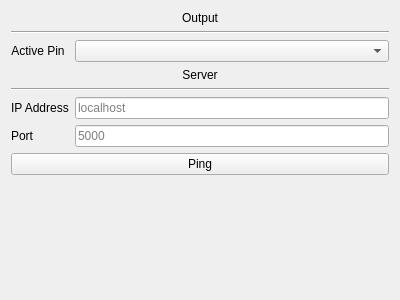
<?xml version="1.0" encoding="UTF-8"?>
<ui version="4.0">
 <class>Configuration</class>
 <widget class="QWidget" name="Configuration">
  <property name="geometry">
   <rect>
    <x>0</x>
    <y>0</y>
    <width>400</width>
    <height>300</height>
   </rect>
  </property>
  <property name="windowTitle">
   <string>Form</string>
  </property>
  <layout class="QFormLayout" name="formLayout">
   <item row="0" column="0" colspan="2">
    <widget class="QLabel" name="label">
     <property name="text">
      <string>Output</string>
     </property>
     <property name="alignment">
      <set>Qt::AlignCenter</set>
     </property>
    </widget>
   </item>
   <item row="1" column="0" colspan="2">
    <widget class="Line" name="line">
     <property name="orientation">
      <enum>Qt::Horizontal</enum>
     </property>
    </widget>
   </item>
   <item row="3" column="0">
    <widget class="QLabel" name="pinLabel">
     <property name="sizePolicy">
      <sizepolicy hsizetype="Preferred" vsizetype="Preferred">
       <horstretch>0</horstretch>
       <verstretch>0</verstretch>
      </sizepolicy>
     </property>
     <property name="layoutDirection">
      <enum>Qt::LeftToRight</enum>
     </property>
     <property name="text">
      <string>Active Pin</string>
     </property>
     <property name="alignment">
      <set>Qt::AlignCenter</set>
     </property>
    </widget>
   </item>
   <item row="3" column="1">
    <widget class="QComboBox" name="pinSelector">
     <property name="sizePolicy">
      <sizepolicy hsizetype="Preferred" vsizetype="Fixed">
       <horstretch>0</horstretch>
       <verstretch>0</verstretch>
      </sizepolicy>
     </property>
    </widget>
   </item>
   <item row="5" column="0" colspan="2">
    <widget class="Line" name="line_2">
     <property name="orientation">
      <enum>Qt::Horizontal</enum>
     </property>
    </widget>
   </item>
   <item row="4" column="0" colspan="2">
    <widget class="QLabel" name="label_2">
     <property name="text">
      <string>Server</string>
     </property>
     <property name="alignment">
      <set>Qt::AlignCenter</set>
     </property>
    </widget>
   </item>
   <item row="6" column="0">
    <widget class="QLabel" name="label_3">
     <property name="text">
      <string>IP Address</string>
     </property>
    </widget>
   </item>
   <item row="6" column="1">
    <widget class="QLineEdit" name="lineEdit">
     <property name="inputMask">
      <string/>
     </property>
     <property name="text">
      <string/>
     </property>
     <property name="placeholderText">
      <string>localhost</string>
     </property>
    </widget>
   </item>
   <item row="7" column="0">
    <widget class="QLabel" name="label_4">
     <property name="text">
      <string>Port</string>
     </property>
    </widget>
   </item>
   <item row="7" column="1">
    <widget class="QLineEdit" name="lineEdit_2">
     <property name="placeholderText">
      <string>5000</string>
     </property>
    </widget>
   </item>
   <item row="8" column="0" colspan="2">
    <widget class="QPushButton" name="pushButton">
     <property name="text">
      <string>Ping</string>
     </property>
    </widget>
   </item>
  </layout>
 </widget>
 <resources/>
 <connections/>
</ui>
